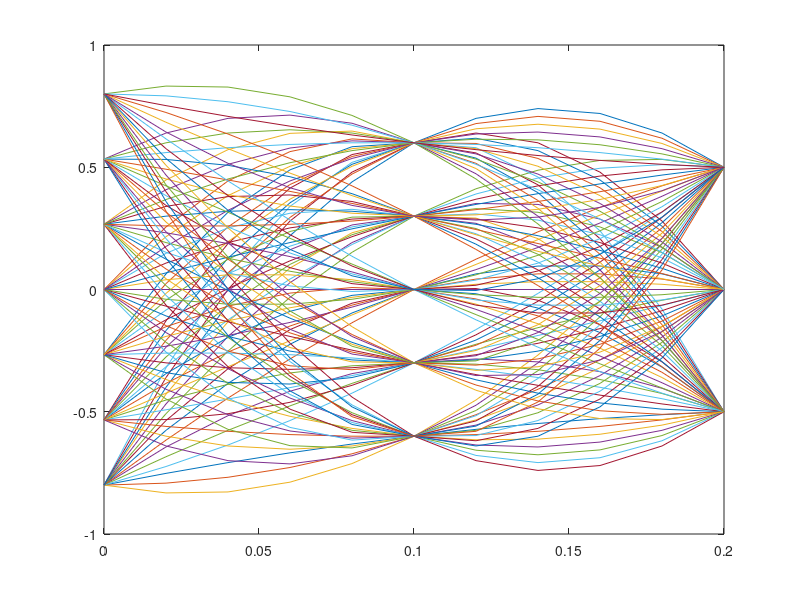

Write the MATLAB code that produced this figure.


%% 
% syms u0 u1 u2 x a b c
% 
% w=solve([
%     u0==a
%     u1==a+1/2*b+1/4*c
%     u2==a+b+c
% ],[a,b,c])

swingupinputs=[];

figure(1);
clf;

sqrspace=@(bound,n)linspace(-sqrt(bound),sqrt(bound),n).*abs(linspace(-sqrt(bound),sqrt(bound),n));
linspacebound=@(bound,n)linspace(-bound,bound,n);

u0set=linspacebound(0.8,7);
umset=linspacebound(0.6,5);
u1set=linspacebound(0.5,3);

ts=0.02;
tend=ts*10;
samples=0:ts:tend;
for u0=u0set
    for um=umset
        for u1=u1set
            a = u0;
            b = -3*u0 + 4*um - u1;
            c = 2*u0 - 4*um + 2*u1;
            u=[];
            for t=samples
                t=t/tend;
                u(end+1)=a+b*t+c*t^2;
            end
            swingupinputs=[swingupinputs,u'];
        end
    end
end

plot(samples,swingupinputs);







